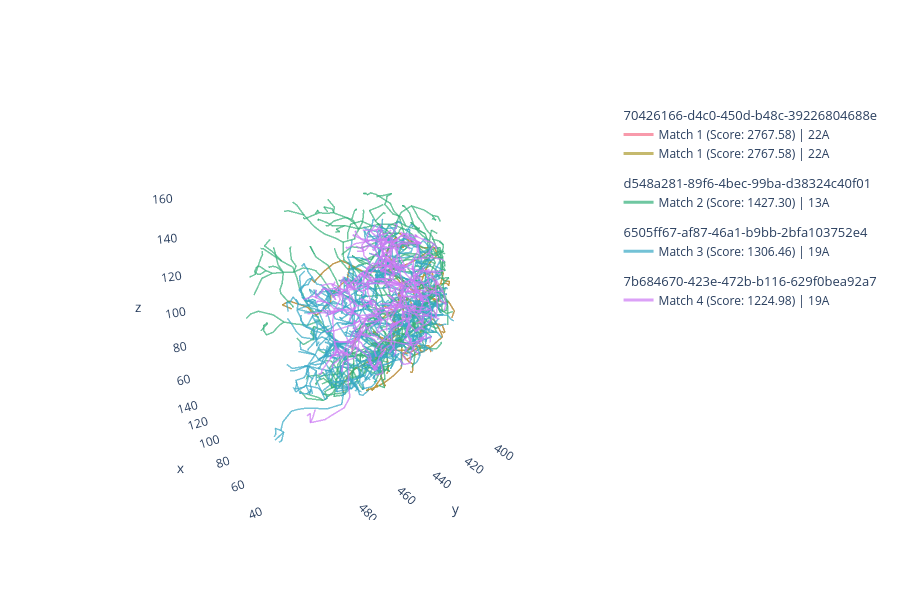
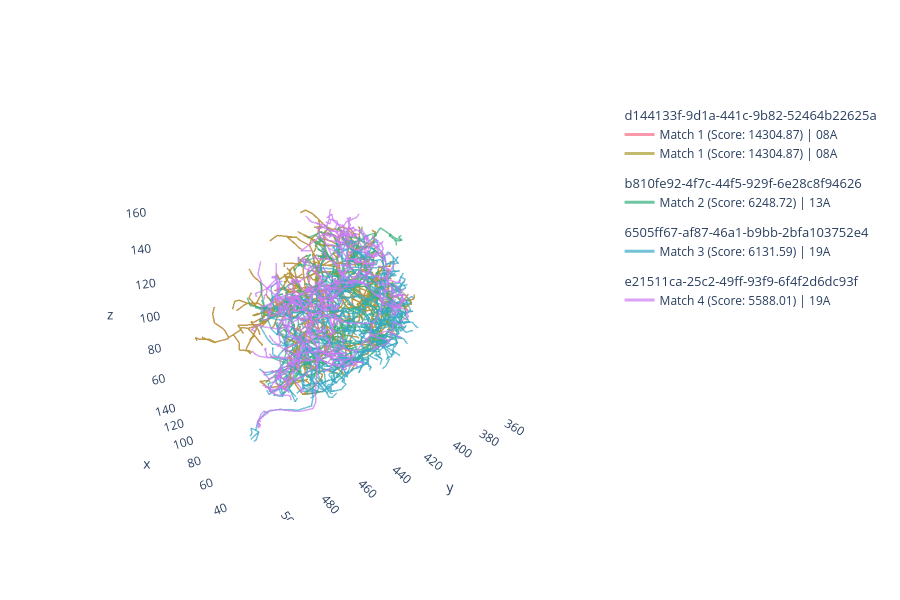

The cell these charts' notebook holds for them, in order:
### Code cell
# Example Usage:
plot_best_k_3d(score_matrix_mean, best_query_id, performance_df=df_performance, k=k)

plot_best_k_3d(score_matrix_mean, worst_query_id, performance_df=df_performance, k=k)

### Figure 1 — Plotly figure (JSON) as saved in the notebook; plotly's stock layout.template omitted (floating-point values rounded to 4 significant figures; data arrays with more than 128 entries replaced by an {"elided": "..."} marker saying what was removed)
{"data": [{"hoverinfo": "none", "hovertext": " ", "legendgroup": "70426166-d4c0-450d-b48c-39226804688e", "legendgrouptitle": {"text": "70426166-d4c0-450d-b48c-39226804688e"}, "line": {"color": "rgb(246,112,136)", "dash": "solid", "width": 3}, "mode": "lines", "name": "Match 1 (Score: 2767.58) | 22A", "opacity": 0.7, "showlegend": true, "type": "scatter3d", "x": {"elided": "320 float values"}, "y": {"elided": "320 float values"}, "z": {"elided": "320 float values"}}, {"hoverinfo": "none", "hovertext": " ", "legendgroup": "70426166-d4c0-450d-b48c-39226804688e", "legendgrouptitle": {"text": "70426166-d4c0-450d-b48c-39226804688e"}, "line": {"color": "rgb(173,156,49)", "dash": "solid", "width": 3}, "mode": "lines", "name": "Match 1 (Score: 2767.58) | 22A", "opacity": 0.7, "showlegend": true, "type": "scatter3d", "x": {"elided": "320 float values"}, "y": {"elided": "320 float values"}, "z": {"elided": "320 float values"}}, {"hoverinfo": "none", "hovertext": " ", "legendgroup": "d548a281-89f6-4bec-99ba-d38324c40f01", "legendgrouptitle": {"text": "d548a281-89f6-4bec-99ba-d38324c40f01"}, "line": {"color": "rgb(51,176,122)", "dash": "solid", "width": 3}, "mode": "lines", "name": "Match 2 (Score: 1427.30) | 13A", "opacity": 0.7, "showlegend": true, "type": "scatter3d", "x": {"elided": "1493 float values"}, "y": {"elided": "1493 float values"}, "z": {"elided": "1493 float values"}}, {"hoverinfo": "none", "hovertext": " ", "legendgroup": "6505ff67-af87-46a1-b9bb-2bfa103752e4", "legendgrouptitle": {"text": "6505ff67-af87-46a1-b9bb-2bfa103752e4"}, "line": {"color": "rgb(56,168,197)", "dash": "solid", "width": 3}, "mode": "lines", "name": "Match 3 (Score: 1306.46) | 19A", "opacity": 0.7, "showlegend": true, "type": "scatter3d", "x": {"elided": "2033 float values"}, "y": {"elided": "2033 float values"}, "z": {"elided": "2033 float values"}}, {"hoverinfo": "none", "hovertext": " ", "legendgroup": "7b684670-423e-472b-b116-629f0bea92a7", "legendgrouptitle": {"text": "7b684670-423e-472b-b116-629f0bea92a7"}, "line": {"color": "rgb(204,121,244)", "dash": "solid", "width": 3}, "mode": "lines", "name": "Match 4 (Score: 1224.98) | 19A", "opacity": 0.7, "showlegend": true, "type": "scatter3d", "x": {"elided": "1231 float values"}, "y": {"elided": "1231 float values"}, "z": {"elided": "1231 float values"}}], "layout": {"autosize": true, "height": 600, "legend": {"bgcolor": "rgba(0,0,0,0)", "orientation": "v"}, "paper_bgcolor": "rgba(0,0,0,0)", "plot_bgcolor": "rgba(0,0,0,0)", "scene": {"aspectmode": "data", "aspectratio": {"x": 1, "y": 1, "z": 1}, "camera": {"eye": {"x": -1.743, "y": 1.071, "z": 0.71}, "up": {"x": 0, "y": 0, "z": 1}}, "xaxis": {"backgroundcolor": "rgb(240, 240, 240)", "gridcolor": "rgb(255, 255, 255)", "showbackground": false, "showgrid": false, "showline": false, "zerolinecolor": "rgb(255, 255, 255)"}, "yaxis": {"backgroundcolor": "rgb(240, 240, 240)", "gridcolor": "rgb(255, 255, 255)", "showbackground": false, "showgrid": false, "showline": false, "zerolinecolor": "rgb(255, 255, 255)"}, "zaxis": {"backgroundcolor": "rgb(240, 240, 240)", "gridcolor": "rgb(255, 255, 255)", "showbackground": false, "showgrid": false, "showline": false, "zerolinecolor": "rgb(255, 255, 255)"}}, "showlegend": true}}

### Figure 2 — Plotly figure (JSON) as saved in the notebook; plotly's stock layout.template omitted (floating-point values rounded to 4 significant figures; data arrays with more than 128 entries replaced by an {"elided": "..."} marker saying what was removed)
{"data": [{"hoverinfo": "none", "hovertext": " ", "legendgroup": "d144133f-9d1a-441c-9b82-52464b22625a", "legendgrouptitle": {"text": "d144133f-9d1a-441c-9b82-52464b22625a"}, "line": {"color": "rgb(246,112,136)", "dash": "solid", "width": 3}, "mode": "lines", "name": "Match 1 (Score: 14304.87) | 08A", "opacity": 0.7, "showlegend": true, "type": "scatter3d", "x": {"elided": "1793 float values"}, "y": {"elided": "1793 float values"}, "z": {"elided": "1793 float values"}}, {"hoverinfo": "none", "hovertext": " ", "legendgroup": "d144133f-9d1a-441c-9b82-52464b22625a", "legendgrouptitle": {"text": "d144133f-9d1a-441c-9b82-52464b22625a"}, "line": {"color": "rgb(173,156,49)", "dash": "solid", "width": 3}, "mode": "lines", "name": "Match 1 (Score: 14304.87) | 08A", "opacity": 0.7, "showlegend": true, "type": "scatter3d", "x": {"elided": "1793 float values"}, "y": {"elided": "1793 float values"}, "z": {"elided": "1793 float values"}}, {"hoverinfo": "none", "hovertext": " ", "legendgroup": "b810fe92-4f7c-44f5-929f-6e28c8f94626", "legendgrouptitle": {"text": "b810fe92-4f7c-44f5-929f-6e28c8f94626"}, "line": {"color": "rgb(51,176,122)", "dash": "solid", "width": 3}, "mode": "lines", "name": "Match 2 (Score: 6248.72) | 13A", "opacity": 0.7, "showlegend": true, "type": "scatter3d", "x": {"elided": "1453 float values"}, "y": {"elided": "1453 float values"}, "z": {"elided": "1453 float values"}}, {"hoverinfo": "none", "hovertext": " ", "legendgroup": "6505ff67-af87-46a1-b9bb-2bfa103752e4", "legendgrouptitle": {"text": "6505ff67-af87-46a1-b9bb-2bfa103752e4"}, "line": {"color": "rgb(56,168,197)", "dash": "solid", "width": 3}, "mode": "lines", "name": "Match 3 (Score: 6131.59) | 19A", "opacity": 0.7, "showlegend": true, "type": "scatter3d", "x": {"elided": "2033 float values"}, "y": {"elided": "2033 float values"}, "z": {"elided": "2033 float values"}}, {"hoverinfo": "none", "hovertext": " ", "legendgroup": "e21511ca-25c2-49ff-93f9-6f4f2d6dc93f", "legendgrouptitle": {"text": "e21511ca-25c2-49ff-93f9-6f4f2d6dc93f"}, "line": {"color": "rgb(204,121,244)", "dash": "solid", "width": 3}, "mode": "lines", "name": "Match 4 (Score: 5588.01) | 19A", "opacity": 0.7, "showlegend": true, "type": "scatter3d", "x": {"elided": "1498 float values"}, "y": {"elided": "1498 float values"}, "z": {"elided": "1498 float values"}}], "layout": {"autosize": true, "height": 600, "legend": {"bgcolor": "rgba(0,0,0,0)", "orientation": "v"}, "paper_bgcolor": "rgba(0,0,0,0)", "plot_bgcolor": "rgba(0,0,0,0)", "scene": {"aspectmode": "data", "aspectratio": {"x": 1, "y": 1, "z": 1}, "camera": {"eye": {"x": -1.743, "y": 1.071, "z": 0.71}, "up": {"x": 0, "y": 0, "z": 1}}, "xaxis": {"backgroundcolor": "rgb(240, 240, 240)", "gridcolor": "rgb(255, 255, 255)", "showbackground": false, "showgrid": false, "showline": false, "zerolinecolor": "rgb(255, 255, 255)"}, "yaxis": {"backgroundcolor": "rgb(240, 240, 240)", "gridcolor": "rgb(255, 255, 255)", "showbackground": false, "showgrid": false, "showline": false, "zerolinecolor": "rgb(255, 255, 255)"}, "zaxis": {"backgroundcolor": "rgb(240, 240, 240)", "gridcolor": "rgb(255, 255, 255)", "showbackground": false, "showgrid": false, "showline": false, "zerolinecolor": "rgb(255, 255, 255)"}}, "showlegend": true}}
